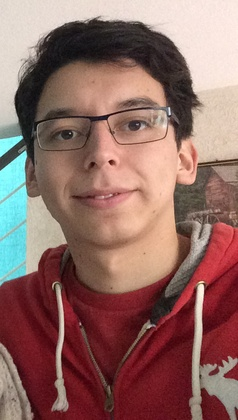
%> input picture SVA/0.JPG, 238 x 420 px, shrunk from 542 x 957 before the run
$ octave svafiltrobinomial.m   (GNU Octave 9; MATLAB toolbox functions it lacks are replaced by stand-ins)
%> lines starting %> are read from the running program, lines starting %| are printed output that depends on the picture
### SVA/mascarasobel.m
function R=mascarasobel(f)
Sx=[-1 0 1;-2 0 2;-1 0 1];
Sy=[-1 -2 -1;0 0 0;1 2 1];

[filas,columnas]=size(f);

    for i=2:filas-1
        for j=2:columnas-1
            S=f(i-1:i+1,j-1:j+1);
            R(i-1,j-1)=sqrt(sum(sum(S.*Sx))^2+sum(sum(S.*Sy))^2);
        end
    end
end

### SVA/svafiltrobinomial.m
clc
clear all
% close all
%%%% Ceballos Conde Emanuel
%%%% Sistemas de vision artificial
%%%% 4MV6 2022/1

b=[1 6 15 20 15 6 1];

ima=imread('C:\Users\kitsu\Documents\SVA\0.jpg');
%> ima is the input picture: size 420x238x3 uint8; mean R, G, B 143.7, 106.6, 100.2
f=double(rgb2gray(ima));
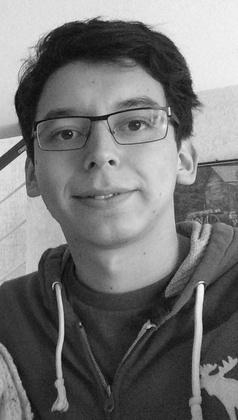
%> f: size 420x238 double; min 6, max 250, mean 117

[filas,columnas]=size(f);
%> filas = 420; columnas = 238

T=7;
h=(b'*b)/sum(sum(b'*b))
% h=(1/T^2)*ones(T);
%%filtro binomial
    for i=((T+1)/2):filas-((T-1)/2)
        for j=((T+1)/2):columnas-((T-1)/2)
        I=f(i-((T-1)/2):i+((T-1)/2),j-((T-1)/2):j+((T-1)/2));
        g(i-1,j-1)=sum(sum(I.*h));
        end
    end
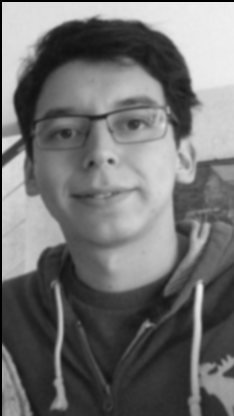
%> g: size 416x234 double; min 0, max 239.6, mean 114

figure,imshow(uint8(mascarasobel(g)))
%> after the loop in mascarasobel, `for i=2:filas-1`:
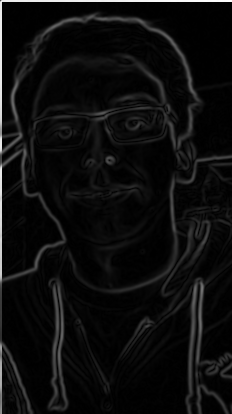
%> R: size 414x232 double; min 0.0438, max 952.5, mean 50.5; drawn with min black and max white
%> after `imshow(uint8(mascarasobel(g)))`:
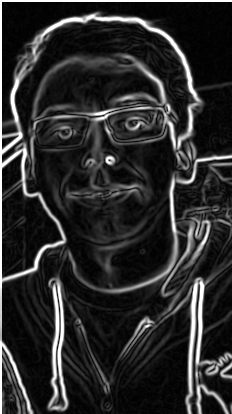
%> displayed picture: size 414x232, on the screen's scale of 0 to 255; min 0, max 255, mean 43.1
title(strcat('soble suavizado binomial T=',num2str(T)))
